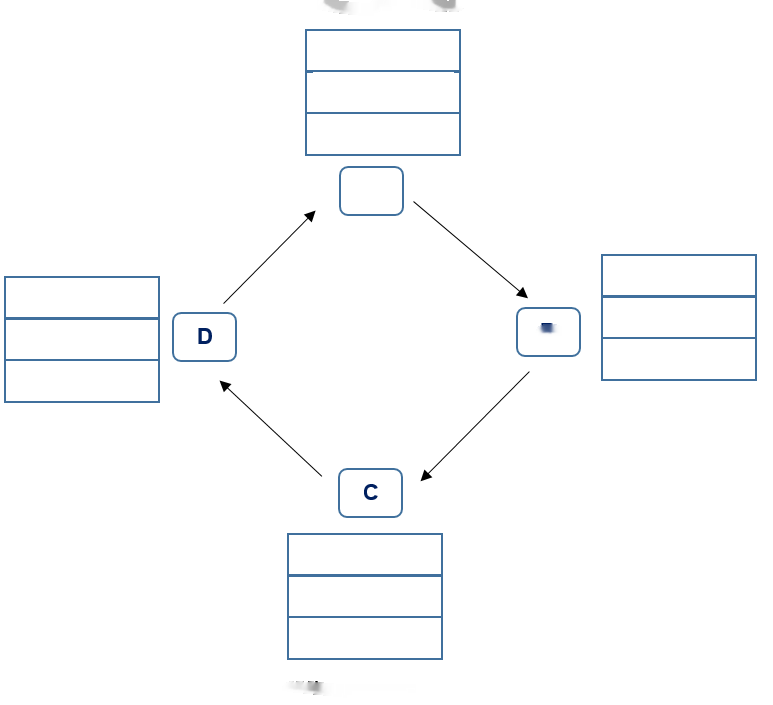
#> input picture out1.png, 773 x 705 px
$ python detectArrow.py
#> lines starting #> are read from the running program, lines starting #| are printed output that depends on the picture; after the words box and inside, x2 and y2 are one past the last pixel; in counts of white or black regions, pixels touching at a corner belong together
# Python program to explain cv2.arrowedLine() method

# importing cv2
import cv2

# path
path = r'out1.png'

# Reading an image in default mode
image = cv2.imread(path)
#> image is the input picture: shape (705, 773, 3); mean B, G, R 252.8, 252.1, 251.2

# Window name in which image is displayed
window_name = 'Image'

# Start coordinate, here (225, 0)
# represents the top right corner of image
start_point = (225, 0)

# End coordinate
end_point = (0, 90)

# Red color in BGR
color = (0, 0, 255)

# Line thickness of 9 px
thickness = 9

# Using cv2.arrowedLine() method
# Draw a red arrow line
# with thickness of 9 px and tipLength = 0.5
image = cv2.arrowedLine(image, start_point, end_point,
					color, thickness, tipLength = 0.5)
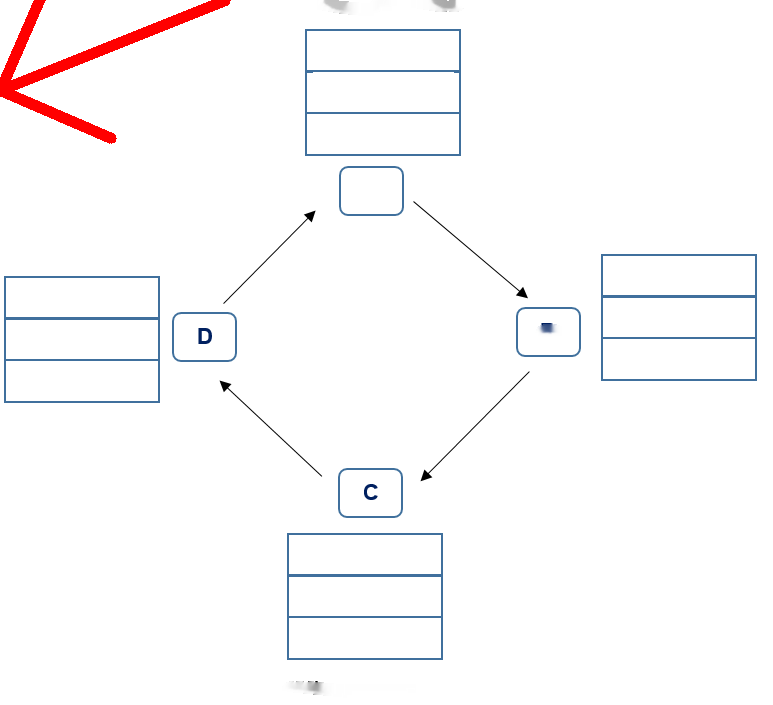
#> image: shape (705, 773, 3); 0.91% of pixels changed, all inside (x1, y1, x2, y2) = (0, 0, 231, 144)

# Displaying the image
cv2.imshow(window_name, image)
cv2.waitKey(0)
cv2.destroyAllWindows()
